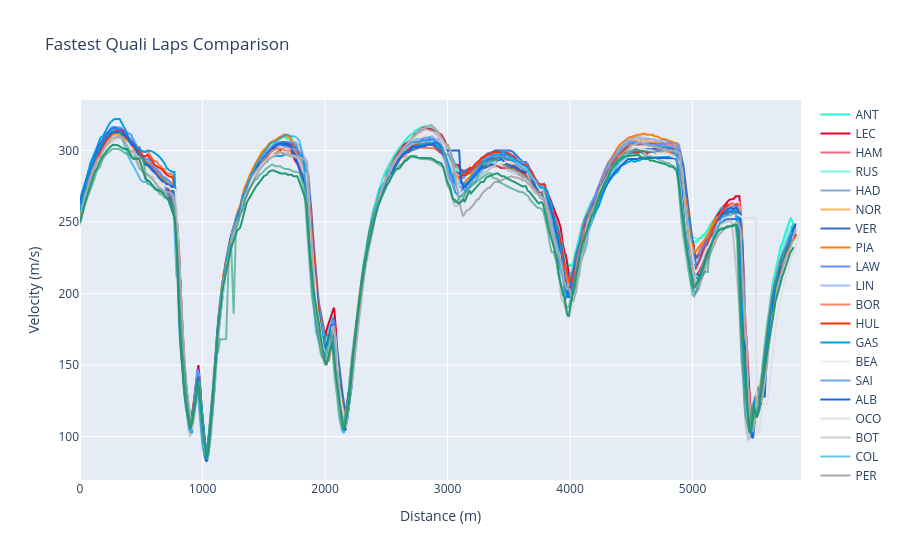

Write notebook code for a chart like this one.
### Code cell
#TODO: the filtering of quali laps by the drivers selected by the user

quali_laps_all = silverstone_quali_laps.laps.dropna(subset=["LapTime"])
fastest_by_driver = quali_laps_all.sort_values("LapTime").drop_duplicates(subset="Driver", keep = "first").sort_values("LapTime")

fig5 = go.Figure()
hover_template = "Lap Time: %{customdata} s<br>Velocity: %{x} m/s<br>Distance: %{y} m"
for driver in fastest_by_driver['Driver']:
    driver_lap = fastest_by_driver[fastest_by_driver['Driver'] == driver]
    driver_team = driver_lap['Team'].min()
    driver_colour = config['teams'][driver_team]['drivers'][driver]['colour']
    laptime = driver_lap['LapTime'].dt.total_seconds()
    telemetry = driver_lap.get_telemetry()
    fig5.add_trace(
        go.Scatter(
            x=telemetry['Distance'],
            y=telemetry['Speed'],
            name=driver,
            mode='lines',
            line=dict(color=f"rgba({driver_colour})"),
            hovertemplate = hover_template,
            customdata=[laptime]*len(telemetry['Distance'])))

fig5.update_layout(title="Fastest Quali Laps Comparison", xaxis_title="Distance (m)", yaxis_title="Velocity (m/s)")
fig5.show()

### Figure 1 — Plotly figure (JSON) as saved in the notebook; plotly's stock layout.template omitted (floating-point values rounded to 4 significant figures; data arrays with more than 128 entries replaced by an {"elided": "..."} marker saying what was removed)
{"data": [{"customdata": {"elided": "674x1 float values"}, "hovertemplate": "Lap Time: %{customdata} s<br>Velocity: %{x} m/s<br>Distance: %{y} m", "line": {"color": "rgba(39,244,210,1)"}, "mode": "lines", "name": "ANT", "type": "scatter", "x": {"elided": "674 float values"}, "y": {"elided": "674 float values"}}, {"customdata": {"elided": "658x1 float values"}, "hovertemplate": "Lap Time: %{customdata} s<br>Velocity: %{x} m/s<br>Distance: %{y} m", "line": {"color": "rgba(232,0,45,1)"}, "mode": "lines", "name": "LEC", "type": "scatter", "x": {"elided": "658 float values"}, "y": {"elided": "658 float values"}}, {"customdata": {"elided": "660x1 float values"}, "hovertemplate": "Lap Time: %{customdata} s<br>Velocity: %{x} m/s<br>Distance: %{y} m", "line": {"color": "rgba(232,0,45,0.6)"}, "mode": "lines", "name": "HAM", "type": "scatter", "x": {"elided": "660 float values"}, "y": {"elided": "660 float values"}}, {"customdata": {"elided": "677x1 float values"}, "hovertemplate": "Lap Time: %{customdata} s<br>Velocity: %{x} m/s<br>Distance: %{y} m", "line": {"color": "rgba(39,244,210,0.6)"}, "mode": "lines", "name": "RUS", "type": "scatter", "x": {"elided": "677 float values"}, "y": {"elided": "677 float values"}}, {"customdata": {"elided": "662x1 float values"}, "hovertemplate": "Lap Time: %{customdata} s<br>Velocity: %{x} m/s<br>Distance: %{y} m", "line": {"color": "rgba(54,113,198,0.6)"}, "mode": "lines", "name": "HAD", "type": "scatter", "x": {"elided": "662 float values"}, "y": {"elided": "662 float values"}}, {"customdata": {"elided": "672x1 float values"}, "hovertemplate": "Lap Time: %{customdata} s<br>Velocity: %{x} m/s<br>Distance: %{y} m", "line": {"color": "rgba(255,128,0,0.6)"}, "mode": "lines", "name": "NOR", "type": "scatter", "x": {"elided": "672 float values"}, "y": {"elided": "672 float values"}}, {"customdata": {"elided": "661x1 float values"}, "hovertemplate": "Lap Time: %{customdata} s<br>Velocity: %{x} m/s<br>Distance: %{y} m", "line": {"color": "rgba(54,113,198,1)"}, "mode": "lines", "name": "VER", "type": "scatter", "x": {"elided": "661 float values"}, "y": {"elided": "661 float values"}}, {"customdata": {"elided": "669x1 float values"}, "hovertemplate": "Lap Time: %{customdata} s<br>Velocity: %{x} m/s<br>Distance: %{y} m", "line": {"color": "rgba(255,128,0,1)"}, "mode": "lines", "name": "PIA", "type": "scatter", "x": {"elided": "669 float values"}, "y": {"elided": "669 float values"}}, {"customdata": {"elided": "662x1 float values"}, "hovertemplate": "Lap Time: %{customdata} s<br>Velocity: %{x} m/s<br>Distance: %{y} m", "line": {"color": "rgba(102,146,255,1)"}, "mode": "lines", "name": "LAW", "type": "scatter", "x": {"elided": "662 float values"}, "y": {"elided": "662 float values"}}, {"customdata": {"elided": "674x1 float values"}, "hovertemplate": "Lap Time: %{customdata} s<br>Velocity: %{x} m/s<br>Distance: %{y} m", "line": {"color": "rgba(102,146,255,0.6)"}, "mode": "lines", "name": "LIN", "type": "scatter", "x": {"elided": "674 float values"}, "y": {"elided": "674 float values"}}, {"customdata": {"elided": "674x1 float values"}, "hovertemplate": "Lap Time: %{customdata} s<br>Velocity: %{x} m/s<br>Distance: %{y} m", "line": {"color": "rgba(255,45,0,0.6)"}, "mode": "lines", "name": "BOR", "type": "scatter", "x": {"elided": "674 float values"}, "y": {"elided": "674 float values"}}, {"customdata": {"elided": "656x1 float values"}, "hovertemplate": "Lap Time: %{customdata} s<br>Velocity: %{x} m/s<br>Distance: %{y} m", "line": {"color": "rgba(255,45,0,1)"}, "mode": "lines", "name": "HUL", "type": "scatter", "x": {"elided": "656 float values"}, "y": {"elided": "656 float values"}}, {"customdata": {"elided": "679x1 float values"}, "hovertemplate": "Lap Time: %{customdata} s<br>Velocity: %{x} m/s<br>Distance: %{y} m", "line": {"color": "rgba(0,161,232,1)"}, "mode": "lines", "name": "GAS", "type": "scatter", "x": {"elided": "679 float values"}, "y": {"elided": "679 float values"}}, {"customdata": {"elided": "686x1 float values"}, "hovertemplate": "Lap Time: %{customdata} s<br>Velocity: %{x} m/s<br>Distance: %{y} m", "line": {"color": "rgba(222,225,226,0.6)"}, "mode": "lines", "name": "BEA", "type": "scatter", "x": {"elided": "686 float values"}, "y": {"elided": "686 float values"}}, {"customdata": {"elided": "675x1 float values"}, "hovertemplate": "Lap Time: %{customdata} s<br>Velocity: %{x} m/s<br>Distance: %{y} m", "line": {"color": "rgba(24,104,219,0.6)"}, "mode": "lines", "name": "SAI", "type": "scatter", "x": {"elided": "675 float values"}, "y": {"elided": "675 float values"}}, {"customdata": {"elided": "679x1 float values"}, "hovertemplate": "Lap Time: %{customdata} s<br>Velocity: %{x} m/s<br>Distance: %{y} m", "line": {"color": "rgba(24,104,219,1)"}, "mode": "lines", "name": "ALB", "type": "scatter", "x": {"elided": "679 float values"}, "y": {"elided": "679 float values"}}, {"customdata": {"elided": "684x1 float values"}, "hovertemplate": "Lap Time: %{customdata} s<br>Velocity: %{x} m/s<br>Distance: %{y} m", "line": {"color": "rgba(222,225,226,1)"}, "mode": "lines", "name": "OCO", "type": "scatter", "x": {"elided": "684 float values"}, "y": {"elided": "684 float values"}}, {"customdata": {"elided": "687x1 float values"}, "hovertemplate": "Lap Time: %{customdata} s<br>Velocity: %{x} m/s<br>Distance: %{y} m", "line": {"color": "rgba(170,170,173,0.6)"}, "mode": "lines", "name": "BOT", "type": "scatter", "x": {"elided": "687 float values"}, "y": {"elided": "687 float values"}}, {"customdata": {"elided": "686x1 float values"}, "hovertemplate": "Lap Time: %{customdata} s<br>Velocity: %{x} m/s<br>Distance: %{y} m", "line": {"color": "rgba(0,161,232,0.6)"}, "mode": "lines", "name": "COL", "type": "scatter", "x": {"elided": "686 float values"}, "y": {"elided": "686 float values"}}, {"customdata": {"elided": "667x1 float values"}, "hovertemplate": "Lap Time: %{customdata} s<br>Velocity: %{x} m/s<br>Distance: %{y} m", "line": {"color": "rgba(170,170,173,1)"}, "mode": "lines", "name": "PER", "type": "scatter", "x": {"elided": "667 float values"}, "y": {"elided": "667 float values"}}, {"customdata": {"elided": "694x1 float values"}, "hovertemplate": "Lap Time: %{customdata} s<br>Velocity: %{x} m/s<br>Distance: %{y} m", "line": {"color": "rgba(34,153,113,0.6)"}, "mode": "lines", "name": "STR", "type": "scatter", "x": {"elided": "694 float values"}, "y": {"elided": "694 float values"}}, {"customdata": {"elided": "678x1 float values"}, "hovertemplate": "Lap Time: %{customdata} s<br>Velocity: %{x} m/s<br>Distance: %{y} m", "line": {"color": "rgba(34,153,113,1)"}, "mode": "lines", "name": "ALO", "type": "scatter", "x": {"elided": "678 float values"}, "y": {"elided": "678 float values"}}], "layout": {"title": {"text": "Fastest Quali Laps Comparison"}, "xaxis": {"title": {"text": "Distance (m)"}}, "yaxis": {"title": {"text": "Velocity (m/s)"}}}}
